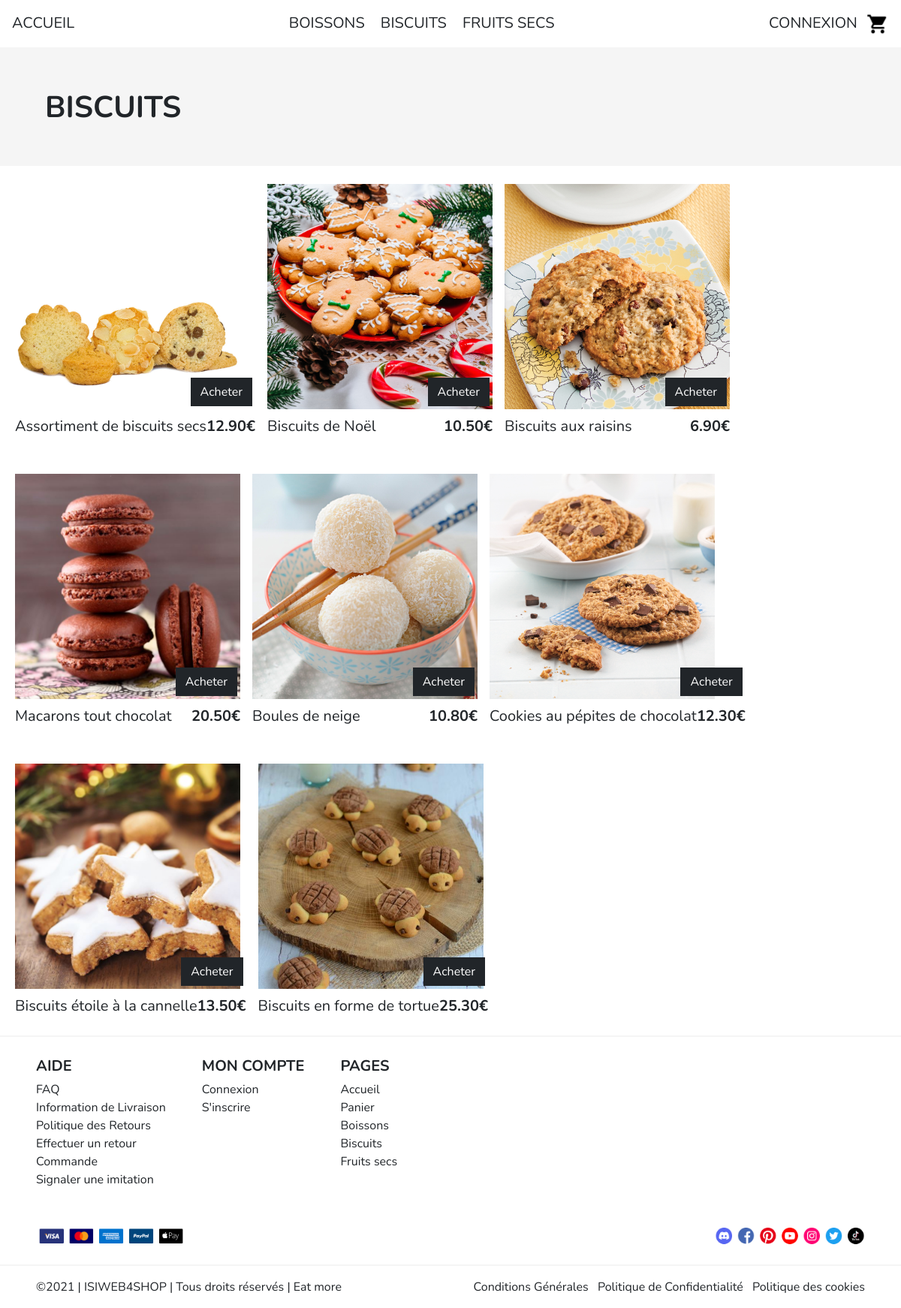
Screenshot of /index.php?page=products&category=2 with the database file from the repository.
### tables this page shows
CREATE TABLE `categories` (
  `id` tinyint(4) NOT NULL,
  `name` varchar(100) NOT NULL
);

CREATE TABLE `products` (
  `id` int(11) NOT NULL,
  `cat_id` tinyint(4) NOT NULL,
  `name` varchar(150) NOT NULL,
  `description` text NOT NULL,
  `image` varchar(30) NOT NULL,
  `price` decimal(5,2) NOT NULL,
  `quantity` int(3) NOT NULL
);

### index.php (called while the page is built, shortened)
<?php
if(isset($_GET['page']))
{
	$page = htmlspecialchars($_GET['page']);
}
else
$page="home";
require_once(PATH_CONTROLLERS.$page.'.php');
?>

### models/m_navbar.php (called while the page is built)
<?php
try {
	$bdd = new PDO('mysql:host=' . BD_HOST . '; dbname=' . BD_DBNAME . '; charset=utf8', BD_USER, BD_PWD);
	$bdd->setAttribute(PDO::ATTR_ERRMODE, PDO::ERRMODE_EXCEPTION);
} catch (PDOException $e) {
	if (DEBUG)
		die('Erreur : ' . $e->getMessage());
	$alert = 'connexion à la base de données';
}
$requete = "SELECT * FROM categories";
$donnees = array();
try {
	$query = $bdd->prepare($requete);
	$query->execute($donnees);
	$resultatsCategories = $query->fetchAll();
} catch (PDOException $e)
{
	if (DEBUG) die('Erreur : ' . $e->getMessage());
}

### models/m_products.php (called while the page is built)
<?php
  try
  {
	$bdd = new PDO('mysql:host='.BD_HOST.'; dbname='.BD_DBNAME.'; charset=utf8', BD_USER, BD_PWD);
	$bdd->setAttribute(PDO::ATTR_ERRMODE, PDO::ERRMODE_EXCEPTION);
  }
  catch(PDOException $e)
  {
        if(DEBUG)
                die ('Erreur : '.$e->getMessage());
	$alert = 'connexion à la base de données';
  }
	$requete = "SELECT p.*, c.name as catname FROM PRODUCTS p INNER JOIN CATEGORIES c ON (p.cat_id=c.id) WHERE c.id = ?";
	$donnees = array(
				$categoryId,
				);
	try
	{
		$query = $bdd->prepare($requete);
		$query->execute($donnees);
		$resultatsProducts = $query->fetchAll();
	}
	catch(PDOException $e)
	{
        if(DEBUG)die ('Erreur : '.$e->getMessage());
	}

### views/v_products.php (the view, shortened to what this page needs)
<?php require_once(PATH_VIEWS . 'navbar.php'); ?>
<div class="container-fluid gris-claire">
    <p class="fs-1 p-5 fw-bolder"><?= strtoupper($resultatsProducts[0]['catname']) ?></p>
</div>
<div class="container-fluid d-flex flex-wrap">
    <?php foreach ($resultatsProducts as $product) {
    ?>
        <div class="product ms-2 me-2 mb-4 mt-4">
            <div class="position-relative">
                <a href="index.php?page=product&product=<?= $product['id'] ?>">
                    <img src="<?= PATH_IMAGES . $product['image'] ?>" alt="Visiter la page de <?= $product['name'] ?>">
                </a>
                <a type="button" href="index.php?page=product&product=<?= $product['id'] ?>" class="btn btn-dark bottom-0 end-0 position-absolute m-1">Acheter</a>
            </div>
            <div class="d-flex justify-content-between mt-2 description">
                <p class="fs-5"><?= $product['name'] ?></p>
                <p class="fs-5 fw-bolder"><?= $product['price'] ?>€</p>
            </div>
        </div>
    <?php
    } ?>
</div>
<?php require_once(PATH_VIEWS . 'footer.php'); ?>

### views/v_navbar.php
<div class="d-flex justify-content-between p-3 bg-white menu">
    <a href="index.php?page=home" class="fs-5">ACCUEIL</a>
    <div class="categories">
        <?php foreach ($resultatsCategories as $categorie) { ?>
            <a class="fs-5 ms-2 me-2" href="<?= 'index.php?page=products&category=' . $categorie['id'] ?>"> <?= strtoupper($categorie['name']) ?> </a>
        <?php
        } ?>
    </div>
    <div >
        <?php
        if ($_SESSION['connected'] == true) { ?>
            <p class="fs-5">Bonjour <?= $_SESSION['name'] ?></p>
            <a href="index.php?page=logout">SE DÉCONNECTER</a>
        <?php
        } else { ?>
            <a class="fs-5" href="index.php?page=account">CONNEXION</a>
        <?php
        }
        ?>
        <a class="fs-5 ms-2" href="index.php?page=cart"><img class="cartImg" alt="" src="<?=PATH_IMAGES?>cart.png"></a>
    </div>
</div>
<div class="divider"></div>

### views/v_footer.php
</div>
<footer>
	<div class="divider "></div>
	<div class="ms-5 me-5 mt-4">
		<div class="d-flex">
			<div class="d-flex flex-column me-5">
				<p class="fs-5 fw-bolder mb-1">AIDE</p>
				<a href="">FAQ</a>
				<a href="">Information de Livraison</a>
				<a href="">Politique des Retours</a>
				<a href="">Effectuer un retour</a>
				<a href="">Commande</a>
				<a href="">Signaler une imitation</a>
			</div>
			<div class="d-flex flex-column me-5">
				<p class="fs-5 fw-bolder mb-1">MON COMPTE</p>
				<a href="index.php?page=account">Connexion</a>
				<a href="index.php?page=createAccount">S'inscrire</a>
			</div>
			<div class="d-flex flex-column">
				<p class="fs-5 fw-bolder mb-1">PAGES</p>
				<a href="index.php?page=home">Accueil</a>
				<a href="index.php?page=cart">Panier</a>
				<?php foreach ($resultatsCategories as $categorie) { ?>
					<a href="<?= 'index.php?page=products&category=' . $categorie['id'] ?>"> <?= ucfirst($categorie['name']) ?> </a>
				<?php
				} ?>
			</div>
		</div>
		<div class="d-flex justify-content-between mt-5 mb-4">
			<img src="<?= PATH_IMAGES . "creditCard.png" ?>" alt="">
			<img src="<?= PATH_IMAGES . "network.png" ?>" alt="">
		</div>
	</div>
	<div class="divider mt-2 mb-3 "></div>
	<div class="d-flex justify-content-between ms-5 me-5 mt-2 pb-3">
		<p>©2021 | ISIWEB4SHOP | Tous droits réservés | Eat more</p>
		<div>
			<a class="me-2" href="">Conditions Générales</a>
			<a class="me-2" href="">Politique de Confidentialité</a>
			<a href="">Politique des cookies</a>
		</div>
	</div>
</footer>
</body>
</html>

### assets/css/styles.css (style rules this page uses)
.gris-claire { background-color: #f5f5f5; }
.categories a { position: relative; }
.categories a:after { position: absolute; bottom: 0; left: 0; right: 0; margin: auto; width: 0%; content: '.'; color: transparent; background: linear-gradient(90deg,#ffdda5,#c28d46); height: 1px; transition: all .5S; }
* { padding: 0; margin: 0; font-family: Nunito; }
p { margin : 0px; }
html, body { margin:0px; height:100%; }
.divider { background-color: #f5f5f5; height: 2px; }
.description { max-width: fit-content; min-width: -webkit-fill-available; }
a { color:inherit; }
a:link { text-decoration: none; }
.product img { width: 300px; height: 300px; }
.cartImg { width: 30px; height: 30px; }
footer img { width: 200px; }

### rows the page displays
categories: name "BOISSONS", name "Boissons"
categories: name "BISCUITS", name "Biscuits"
categories: name "FRUITS SECS", name "Fruits secs"
products: image (picture), name "Assortiment de biscuits secs", price "12.90"
products: image (picture), name "Biscuits de Noël", price "10.50"
products: image (picture), name "Biscuits aux raisins", price "6.90"
products: image (picture), name "Macarons tout chocolat", price "20.50"
products: image (picture), name "Boules de neige", price "10.80"
products: image (picture), name "Cookies au pépites de chocolat", price "12.30"
products: image (picture), name "Biscuits étoile à la cannelle", price "13.50"
products: image (picture), name "Biscuits en forme de tortue", price "25.30"
